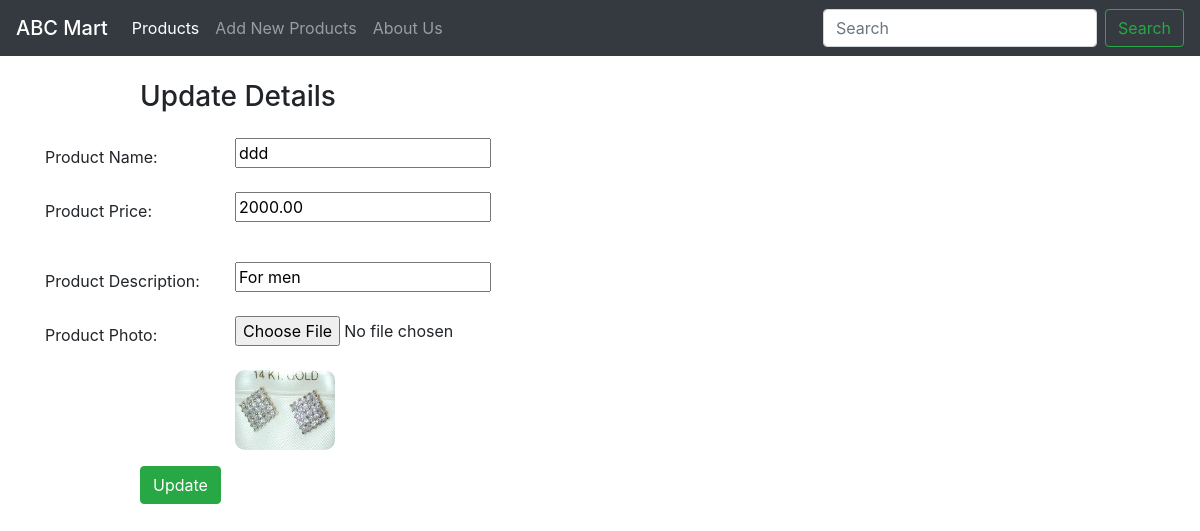
The app's page /backend/edit/1 with its own data.
### products/models.py (models this page shows)
class Product(models.Model):
	name = models.CharField(max_length=100)
	price = models.DecimalField(max_digits=6, decimal_places=2)
	qty = models.IntegerField()
	desc = models.TextField()
	photo = models.FileField()
	class Meta:
		db_table="product"

### products/views.py (the view)
# urls.py: path('backend/edit/<int:id>', views.edit),
def edit(request, id):
	product = Product.objects.get(id=id)
	return render(request,'backend/edit.html',{'product':product})

### products/templates/backend/edit.html (shortened to what this page needs)
{% extends 'backend/master.html' %}
{% block content %}
        <form method="POST" class="post-form" action="/backend/update/{{product.id}}" enctype="multipart/form-data">
            <div class="container">
                    <br>
                    <div class="form-group row">
                        <label class="col-sm-1 col-form-label"></label>
                        <div class="col-sm-4">
                            <h3>Update Details</h3>
                        </div>
                    </div>
                    <div class="form-group row">
                        <label class="col-sm-2 col-form-label">Product Name:</label>
                        <div class="col-sm-4">
                            <input type="text" name="name" id="name" required maxlength="100" value="{{ product.name }}">
                        </div>
                    </div>
                    <div class="form-group row">
                        <label class="col-sm-2 col-form-label">Product Price:</label>
                        <div class="col-sm-4">
                            <input type="text" name="price" id="price" required maxlength="200" value="{{ product.price }}">
                        </div>
                    </div>
                    <div class="form-group row">
                        <label class="col-sm-2 col-form-label">Product Description:</label>
                        <div class="col-sm-4">
                            <input type="text" name="desc" id="desc" required maxlength="200" value="{{ product.desc }}">
                        </div>
                    </div>
                    <div class="form-group row">
                        <label class="col-sm-2 col-form-label">Product Photo:</label>
                        <div class="col-sm-4">
                            <input type="file" name="photo" id="photo" required maxlength="200" value="{{ product.photo }}">
                            <br>
                            <br>
                            <img src="../../static/images/{{product.photo}}" width="100" height="80" style="border-radius:10px;">
                        </div>
                    </div>
                    <div class="form-group row">
                        <label class="col-sm-1 col-form-label"></label>
                        <div class="col-sm-4">
                            <button type="submit" class="btn btn-success">Update</button>
                        </div>
                    </div>
                </div>
        </form>
{% endblock content %}

### records on screen
Product: name "ddd", price "2000.00", desc "For men", photo (picture)
